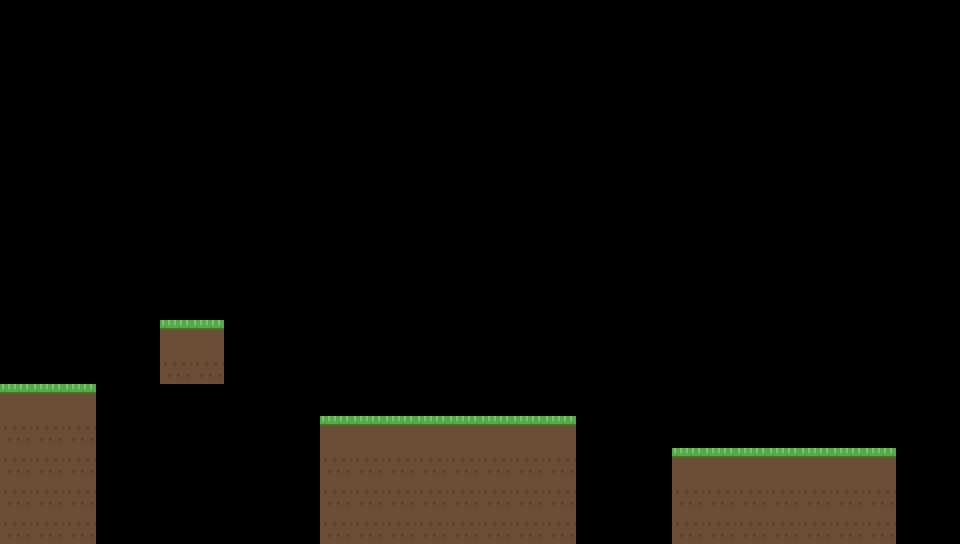

This is a level from a 2D game, rendered from its Tiled map with the project's own tilesets. A one-line summary and the complete map file follow:
An orthogonal 30x17 tile map with 32x32 px tiles, 1 tile layer (Ground) and 9 objects (4x gate, 2x spikes, spawn, exit, crusher).

<map version="1.10" tiledversion="1.10.2" orientation="orthogonal" renderorder="right-down" width="30" height="17" tilewidth="32" tileheight="32" infinite="0" nextlayerid="3" nextobjectid="10">
 <tileset firstgid="1" name="tiles" tilewidth="32" tileheight="32" tilecount="8" columns="4">
  <image source="tileset.png" width="128" height="64" />
 </tileset>
 <layer id="1" name="Ground" width="30" height="17">
  <data encoding="csv">
0,0,0,0,0,0,0,0,0,0,0,0,0,0,0,0,0,0,0,0,0,0,0,0,0,0,0,0,0,0,0,0,0,0,0,0,0,0,0,0,0,0,0,0,0,0,0,0,0,0,0,0,0,0,0,0,0,0,0,0,0,0,0,0,0,0,0,0,0,0,0,0,0,0,0,0,0,0,0,0,0,0,0,0,0,0,0,0,0,0,0,0,0,0,0,0,0,0,0,0,0,0,0,0,0,0,0,0,0,0,0,0,0,0,0,0,0,0,0,0,0,0,0,0,0,0,0,0,0,0,0,0,0,0,0,0,0,0,0,0,0,0,0,0,0,0,0,0,0,0,0,0,0,0,0,0,0,0,0,0,0,0,0,0,0,0,0,0,0,0,0,0,0,0,0,0,0,0,0,0,0,0,0,0,0,0,0,0,0,0,0,0,0,0,0,0,0,0,0,0,0,0,0,0,0,0,0,0,0,0,0,0,0,0,0,0,0,0,0,0,0,0,0,0,0,0,0,0,0,0,0,0,0,0,0,0,0,0,0,0,0,0,0,0,0,0,0,0,0,0,0,0,0,0,0,0,0,0,0,0,0,0,0,0,0,0,0,0,0,0,0,0,0,0,0,0,0,0,0,0,0,0,0,0,0,0,0,0,0,0,0,0,0,0,0,0,0,0,0,0,0,0,0,0,0,1,1,0,0,0,0,0,0,0,0,0,0,0,0,0,0,0,0,0,0,0,0,0,0,0,0,0,0,0,0,2,2,0,0,0,0,0,0,0,0,0,0,0,0,0,0,0,0,0,0,0,0,0,0,0,1,1,1,0,0,0,0,0,0,0,0,0,0,0,0,0,0,0,0,0,0,0,0,0,0,0,0,0,0,0,2,2,2,0,0,0,0,0,0,0,1,1,1,1,1,1,1,1,0,0,0,0,0,0,0,0,0,0,0,0,2,2,2,0,0,0,0,0,0,0,2,2,2,2,2,2,2,2,0,0,0,1,1,1,1,1,1,1,0,0,2,2,2,0,0,0,0,0,0,0,2,2,2,2,2,2,2,2,0,0,0,2,2,2,2,2,2,2,0,0,2,2,2,0,0,0,0,0,0,0,2,2,2,2,2,2,2,2,0,0,0,2,2,2,2,2,2,2,0,0
</data>
 </layer>
 <objectgroup id="2" name="Objects">
  <object id="1" name="spawn" type="spawn" x="32" y="352" width="32" height="32" /><object id="2" name="exit" type="exit" x="864" y="416" width="32" height="32" /><object id="3" name="spikes" type="spikes" x="160" y="288" width="32" height="32"><properties><property name="patrol" type="int" value="1" /><property name="phase" type="float" value="0.06" /></properties></object><object id="4" name="spikes" type="spikes" x="320" y="384" width="32" height="32"><properties><property name="patrol" type="int" value="1" /><property name="phase" type="float" value="0.41" /></properties></object><object id="5" name="crusher" type="crusher" x="320" y="288" width="32" height="32"><properties><property name="range" type="int" value="3" /><property name="phase" type="float" value="0.83" /></properties></object><object id="6" name="gate" type="gate" x="416" y="384" width="32" height="32" /><object id="7" name="gate" type="gate" x="416" y="352" width="32" height="32" /><object id="8" name="gate" type="gate" x="416" y="320" width="32" height="32" /><object id="9" name="gate" type="gate" x="416" y="288" width="32" height="32" />
 </objectgroup>
</map>
